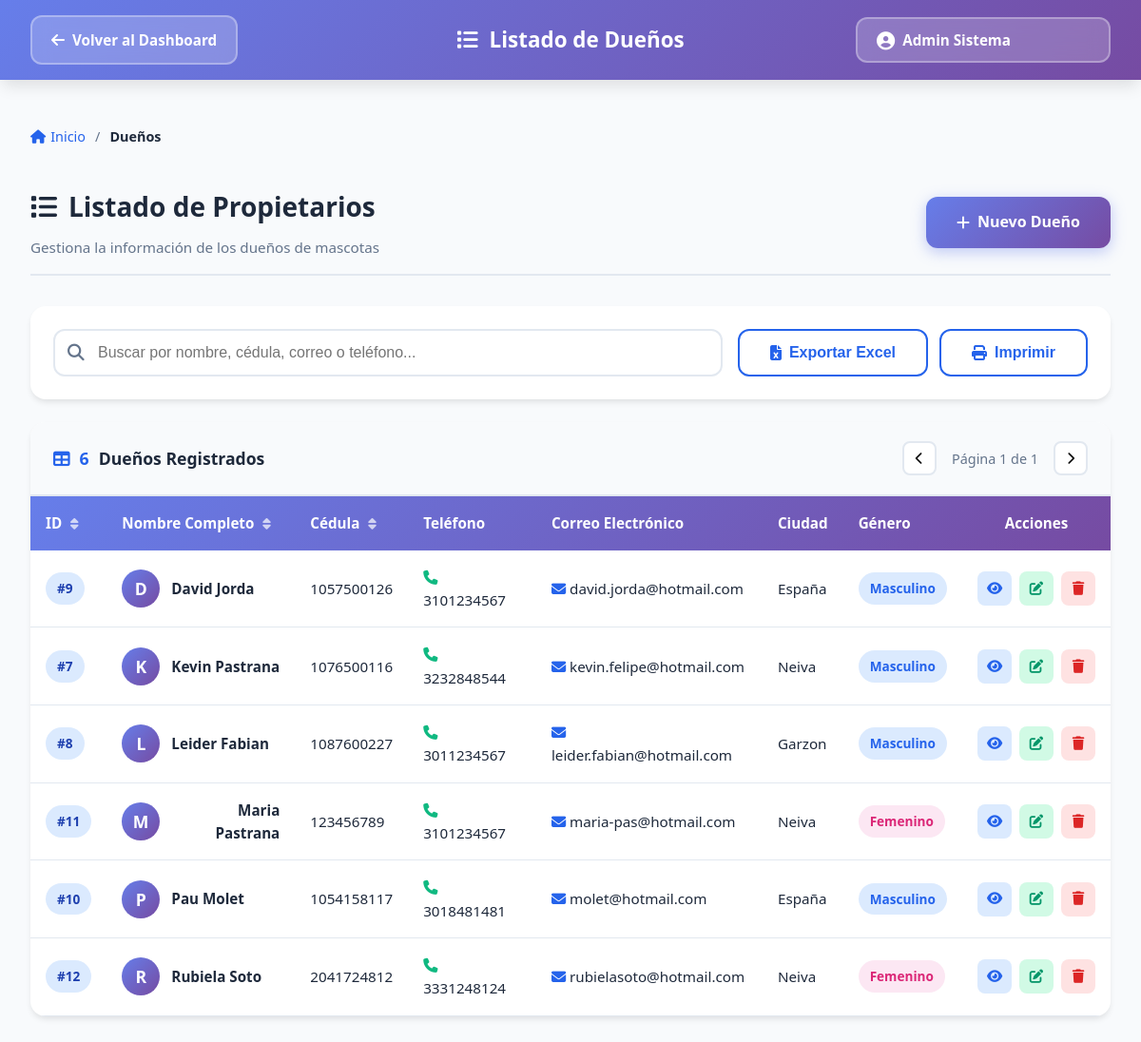
The page /Views/Duenos/listar.php (signed in) on the database its author committed.
### tables this page shows
CREATE TABLE `dueno` (
  `id_dueno` int(10) UNSIGNED NOT NULL,
  `primer_nombre` varchar(50) NOT NULL,
  `segundo_nombre` varchar(50) DEFAULT NULL,
  `primer_apellido` varchar(50) NOT NULL,
  `segundo_apellido` varchar(50) DEFAULT NULL,
  `cedula` varchar(20) NOT NULL,
  `fecha_nacimiento` date NOT NULL,
  `genero` enum('M','F','Otro') NOT NULL,
  `ciudad` varchar(50) NOT NULL,
  `direccion` varchar(100) NOT NULL,
  `ocupacion` varchar(50) DEFAULT NULL,
  `telefono` varchar(20) NOT NULL,
  `correo_electronico` varchar(100) NOT NULL,
  `fecha_registro` timestamp NOT NULL DEFAULT current_timestamp()
);

### Views/Duenos/Listar.php (the view, shortened to what this page needs)
<?php
$user_name = $_SESSION['user_name'] ?? 'Usuario';
$conn = getConnection();
$query = "SELECT * FROM dueno ORDER BY primer_nombre, primer_apellido";
$result = $conn->query($query);
?>
<!DOCTYPE html>
<html lang="es">
<head>
    <link rel="stylesheet" href="https://cdnjs.cloudflare.com/ajax/libs/font-awesome/6.4.0/css/all.min.css">
    <link rel="stylesheet" href="../../Assets/Css/Dashboard.css">
    <link rel="stylesheet" href="../../Assets/Css/Tables.css">
    <link rel="stylesheet" href="../../Assets/Css/Forms.css">
</head>
<body>
    <nav class="navbar">
        <div class="nav-container">
            <div class="nav-left">
                <a href="../../Dashboard.php" class="btn-back">
                    <i class="fas fa-arrow-left"></i>
                    Volver al Dashboard
                </a>
            </div>
            <div class="nav-center">
                <h1 class="page-title">
                    <i class="fas fa-list"></i>
                    Listado de Dueños
                </h1>
            </div>
            <div class="nav-right">
                <span class="user-badge">
                    <i class="fas fa-user-circle"></i>
                    <?php echo htmlspecialchars($user_name); ?>
                </span>
            </div>
        </div>
    </nav>
    <main class="main-content">
        <div class="container-fluid">
            <div class="breadcrumb">
                <a href="../../Dashboard.php"><i class="fas fa-home"></i> Inicio</a>
                <span class="separator">/</span>
                <span class="current">Dueños</span>
            </div>
            <div class="page-header">
                <div class="header-left">
                    <h2>
                        <i class="fas fa-list"></i>
                        Listado de Propietarios
                    </h2>
                    <p>Gestiona la información de los dueños de mascotas</p>
                </div>
                <div class="header-right">
                    <a href="registrar.php" class="btn btn-primary">
                        <i class="fas fa-plus"></i>
                        Nuevo Dueño
                    </a>
                </div>
            </div>
            <div class="filters-card">
                <div class="search-box">
                    <i class="fas fa-search"></i>
                    <input
                        type="text"
                        id="searchInput"
                        placeholder="Buscar por nombre, cédula, correo o teléfono..."
                    >
                </div>
                <div class="filter-actions">
                    <button class="btn btn-outline" onclick="exportarExcel()">
                        <i class="fas fa-file-excel"></i>
                        Exportar Excel
                    </button>
                    <button class="btn btn-outline" onclick="imprimirTabla()">
                        <i class="fas fa-print"></i>
                        Imprimir
                    </button>
                </div>
            </div>
            <div class="table-card">
                <div class="table-header">
                    <div class="table-title">
                        <i class="fas fa-table"></i>
                        <span id="totalRegistros"><?php echo $result->num_rows; ?></span> Dueños Registrados
                    </div>
                    <div class="table-pagination">
                        <button class="btn-pagination" onclick="cambiarPagina(-1)">
                            <i class="fas fa-chevron-left"></i>
                        </button>
                        <span class="pagination-info">
                            Página <span id="paginaActual">1</span> de <span id="totalPaginas">1</span>
                        </span>
                        <button class="btn-pagination" onclick="cambiarPagina(1)">
                            <i class="fas fa-chevron-right"></i>
                        </button>
                    </div>
                </div>
                <div class="table-responsive">
                    <table id="tablaDuenos" class="data-table">
                        <thead>
                            <tr>
                                <th onclick="ordenarTabla(0)">
                                    ID
                                    <i class="fas fa-sort"></i>
                                </th>
                                <th onclick="ordenarTabla(1)">
                                    Nombre Completo
                                    <i class="fas fa-sort"></i>
                                </th>
                                <th onclick="ordenarTabla(2)">
                                    Cédula
                                    <i class="fas fa-sort"></i>
                                </th>
                                <th>Teléfono</th>
                                <th>Correo Electrónico</th>
                                <th>Ciudad</th>
                                <th>Género</th>
                                <th class="text-center">Acciones</th>
                            </tr>
                        </thead>
                        <tbody>
                            <?php if ($result->num_rows > 0): ?>
                                <?php while($row = $result->fetch_assoc()): ?>
                                <tr>
                                    <td><span class="badge badge-info">#<?php echo $row['id_dueno']; ?></span></td>
                                    <td>
                                        <div class="user-cell">
                                            <div class="user-avatar">
                                                <?php
                                                $inicial = strtoupper(substr($row['primer_nombre'], 0, 1));
                                                echo $inicial;
                                                ?>
                                            </div>
                                            <div class="user-info">
                                                <strong>
                                                    <?php
                                                    echo htmlspecialchars($row['primer_nombre'] . ' ' .
                                                         ($row['segundo_nombre'] ? $row['segundo_nombre'] . ' ' : '') .
                                                         $row['primer_apellido'] . ' ' .
                                                         ($row['segundo_apellido'] ?? ''));
                                                    ?>
                                                </strong>
                                            </div>
                                        </div>
                                    </td>
                                    <td><?php echo htmlspecialchars($row['cedula']); ?></td>
                                    <td>
                                        <i class="fas fa-phone text-success"></i>
                                        <?php echo htmlspecialchars($row['telefono']); ?>
                                    </td>
                                    <td>
                                        <i class="fas fa-envelope text-primary"></i>
                                        <?php echo htmlspecialchars($row['correo_electronico']); ?>
                                    </td>
                                    <td><?php echo htmlspecialchars($row['ciudad']); ?></td>
                                    <td>
                                        <span class="badge badge-<?php echo $row['genero'] == 'M' ? 'blue' : ($row['genero'] == 'F' ? 'pink' : 'gray'); ?>">
                                            <?php
                                            echo $row['genero'] == 'M' ? 'Masculino' :
                                                 ($row['genero'] == 'F' ? 'Femenino' : 'Otro');
                                            ?>
                                        </span>
                                    </td>
                                    <td>
                                        <div class="action-buttons">
                                            <button
                                                class="btn-action btn-view"
                                                onclick="verDetalle(<?php echo $row['id_dueno']; ?>)"
                                                title="Ver detalle"
                                            >
                                                <i class="fas fa-eye"></i>
                                            </button>
                                            <a
                                                href="editar.php?id=<?php echo $row['id_dueno']; ?>"
                                                class="btn-action btn-edit"
                                                title="Editar"
                                            >
                                                <i class="fas fa-edit"></i>
                                            </a>
                                            <button
                                                class="btn-action btn-delete"
                                                onclick="confirmarEliminar(<?php echo $row['id_dueno']; ?>, '<?php echo htmlspecialchars($row['primer_nombre'] . ' ' . $row['primer_apellido']); ?>')"
                                                title="Eliminar"
                                            >
                                                <i class="fas fa-trash"></i>
                                            </button>
                                        </div>
                                    </td>
                                </tr>
                                <?php endwhile; ?>
                            <?php endif; ?>
                        </tbody>
                    </table>
                </div>
            </div>
        </div>
    </main>
</body>
</html>

### Assets/Css/Dashboard.css (style rules this page uses)
:root { --primary: #2563eb; --primary-dark: #1e40af; --secondary: #10b981; --accent: #8b5cf6; --danger: #ef4444; --warning: #f59e0b; --info: #06b6d4; --success: #10b981; --bg-primary: #f8fafc; --bg-secondary: #ffffff; --text-primary: #1e293b; --text-secondary: #64748b; --border: #e2e8f0; --shadow-sm: 0 1px 2px 0 rgba(0, 0, 0, 0.05); --shadow-md: 0 4px 6px -1px rgba(0, 0, 0, 0.1); --shadow-lg: 0 10px 15px -3px rgba(0, 0, 0, 0.1); --shadow-xl: 0 20px 25px -5px rgba(0, 0, 0, 0.1); --radius-sm: 8px; --radius-md: 12px; --radius-lg: 16px; --transition: all 0.3s cubic-bezier(0.4, 0, 0.2, 1); }
* { margin: 0; padding: 0; box-sizing: border-box; }
body { font-family: 'Segoe UI', 'Inter', -apple-system, BlinkMacSystemFont, sans-serif; background: var(--bg-primary); color: var(--text-primary); line-height: 1.6; min-height: 100vh; display: flex; flex-direction: column; }
.navbar { background: linear-gradient(135deg, #667eea 0%, #764ba2 100%); color: white; box-shadow: var(--shadow-lg); position: sticky; top: 0; z-index: 1000; }
.nav-container { max-width: 1400px; margin: 0 auto; padding: 1rem 2rem; display: grid; grid-template-columns: 1fr 2fr 1fr; align-items: center; gap: 2rem; }
.btn-back { background: rgba(255, 255, 255, 0.2); border: 2px solid rgba(255, 255, 255, 0.3); color: white; padding: 0.625rem 1.25rem; border-radius: var(--radius-md); cursor: pointer; font-size: 0.95rem; font-weight: 600; display: inline-flex; align-items: center; gap: 8px; text-decoration: none; transition: var(--transition); backdrop-filter: blur(10px); }
.btn-back i { font-size: 1rem; }
.nav-center .page-title { font-size: 1.4rem; font-weight: 600; text-align: center; display: flex; align-items: center; justify-content: center; gap: 12px; }
.user-badge { background: rgba(255, 255, 255, 0.2); border: 2px solid rgba(255, 255, 255, 0.3); color: white; padding: 0.625rem 1.25rem; border-radius: var(--radius-md); font-size: 0.95rem; font-weight: 600; display: inline-flex; align-items: center; gap: 8px; backdrop-filter: blur(10px); transition: var(--transition); }
.user-badge i { font-size: 1.2rem; }
.user-info { text-align: right; display: flex; flex-direction: column; }
.main-content { flex: 1; padding: 2rem 0; }
.container-fluid { max-width: 1400px; margin: 0 auto; padding: 0 2rem; }

### Assets/Css/Forms.css (style rules this page uses)
.btn-back { display: inline-flex; align-items: center; gap: 8px; padding: 0.75rem 1.25rem; background: rgba(255, 255, 255, 0.2); border: 2px solid rgba(255, 255, 255, 0.3); color: white; text-decoration: none; border-radius: var(--radius-md); font-weight: 600; transition: var(--transition); }
.user-badge { padding: 0.625rem 1.25rem; background: rgba(255, 255, 255, 0.2); border-radius: var(--radius-md); font-weight: 600; color: white; display: flex; align-items: center; gap: 8px; }
.breadcrumb { display: flex; align-items: center; gap: 10px; padding: 1rem 0; font-size: 0.9rem; color: var(--text-secondary); margin-bottom: 1.5rem; }
.breadcrumb a { color: var(--primary); text-decoration: none; transition: var(--transition); display: flex; align-items: center; gap: 5px; }
.breadcrumb .separator { color: var(--text-secondary); }
.breadcrumb .current { color: var(--text-primary); font-weight: 600; }
.btn { padding: 0.875rem 2rem; border-radius: var(--radius-md); font-size: 1rem; font-weight: 600; cursor: pointer; transition: var(--transition); display: inline-flex; align-items: center; gap: 8px; text-decoration: none; border: none; }
.btn-primary { background: linear-gradient(135deg, #667eea 0%, #764ba2 100%); color: white; box-shadow: 0 4px 15px rgba(102, 126, 234, 0.4); }
.btn-outline { background: white; color: var(--primary); border: 2px solid var(--primary); }

### rows shown on the page
dueno: id_dueno "9", primer_nombre "D", primer_nombre+segundo_nombre+primer_apellido "David Jorda", cedula "1057500126", telefono "3101234567", correo_electronico "david.jorda@hotmail.com", ciudad "España", genero "Masculino"
dueno: id_dueno "7", primer_nombre "K", primer_nombre+segundo_nombre+primer_apellido "Kevin Pastrana", cedula "1076500116", telefono "3232848544", correo_electronico "kevin.felipe@hotmail.com", ciudad "Neiva", genero "Masculino"
dueno: id_dueno "8", primer_nombre "L", primer_nombre+segundo_nombre+primer_apellido "Leider Fabian", cedula "1087600227", telefono "3011234567", correo_electronico "leider.fabian@hotmail.com", ciudad "Garzon", genero "Masculino"
dueno: id_dueno "11", primer_nombre "M", primer_nombre+segundo_nombre+primer_apellido "Maria Pastrana", cedula "123456789", telefono "3101234567", correo_electronico "maria-pas@hotmail.com", ciudad "Neiva", genero "Femenino"
dueno: id_dueno "10", primer_nombre "P", primer_nombre+segundo_nombre+primer_apellido "Pau Molet", cedula "1054158117", telefono "3018481481", correo_electronico "molet@hotmail.com", ciudad "España", genero "Masculino"
dueno: id_dueno "12", primer_nombre "R", primer_nombre+segundo_nombre+primer_apellido "Rubiela Soto", cedula "2041724812", telefono "3331248124", correo_electronico "rubielasoto@hotmail.com", ciudad "Neiva", genero "Femenino"

### other values the page prints
$user_name "Admin Sistema"
$result->num_rows "6"
